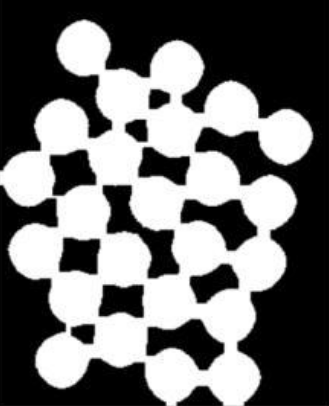
#> input picture Midterm/Q1image.png, 329 x 406 px, given in place of 1tagvideo.mp4, which was not available
$ python Detection.py
#> lines starting #> are read from the running program, lines starting #| are printed output that depends on the picture; after the words box and inside, x2 and y2 are one past the last pixel; in counts of white or black regions, pixels touching at a corner belong together; pictures that were not available may be replaced by others from this repository, and a replacement may not be noted


#Sahruday Patti

import numpy as np
import cv2
import scipy.fftpack
import matplotlib.pyplot as plt


def GaussianMask(image_gray, std_x, std_y):
    cols,rows = image_gray.shape
    center_x, center_y = rows / 2, cols / 2
    x = np.linspace(0, rows, rows)
    y = np.linspace(0, cols, cols)
    X, Y = np.meshgrid(x,y)
    mask = np.exp(-(np.square((X - center_x)/std_x) + np.square((Y - center_y)/std_y)))
    return mask


def BlurImage_FFT(image_gray):

    fft_image = scipy.fft.fft2(image_gray, axes = (0,1))
    fft_image_shifted = scipy.fft.fftshift(fft_image)
    # magnitude_spectrum_fft_image_shifted = 20*np.log(np.abs(fft_image_shifted))
    Gmask = GaussianMask(image_gray,40,40)
    fft_image_blur = fft_image_shifted * Gmask
    # [4 lines of commented-out code are left out]


    img_shifted_back = scipy.fft.ifftshift(fft_image_blur)
    img_back_blur = scipy.fft.ifft2(img_shifted_back)
    img_back_blur = np.abs(img_back_blur)
    img_blur = np.uint8(img_back_blur)

    # fx, plts = plt.subplots(2,2,figsize = (15, 10))
    # plts[0][0].imshow(image_gray, cmap = 'gray')
    # plts[0][0].set_title('Gray Image')
    # plts[0][1].imshow(magnitude_spectrum_fft_image_shifted, cmap = 'gray')
    # plts[0][1].set_title('FFT of Gray Image')
    # try:
    #     plts[1][0].imshow(magnitude_spectrum_fft_image_blur, cmap = 'gray')
    #     plts[1][0].set_title('magnitude spectrum of Blurred Gray Image')
    # except:
    #     pass
    # plts[1][1].imshow(img_back_blur, cmap = 'gray')
    # plts[1][1].set_title('Blurred Gray Image')

    return img_blur

def CircularMask(image_size, radius, high_pass = True):
    rows, cols = image_size
    center_x, center_y = int(rows / 2), int(cols / 2)
    x, y = np.ogrid[:rows, :cols]
    mask_area = (x - center_x) ** 2 + (y - center_y) ** 2 <= np.square(radius)

    if high_pass:
        mask = np.ones((rows, cols))
        mask[mask_area] = 0
    else:
        mask = np.zeros((rows, cols))
        mask[mask_area] = 1

    return mask

def Edges_using_fft(thresh):

    fft_thresh_img = scipy.fft.fft2(thresh, axes = (0,1))
    fft_thresh_img_shifted = scipy.fft.fftshift(fft_thresh_img)
    # magnitude_spectrum_fft_thresh_img_shifted = 20*np.log(np.abs(fft_thresh_img_shifted))

    Cmask = CircularMask(thresh.shape, 125, True)
    fft_edge_img = fft_thresh_img_shifted * Cmask
    # [4 lines of commented-out code are left out]


    edge_img_back_shifted = scipy.fft.ifftshift(fft_edge_img)
    img_back_edge = scipy.fft.ifft2(edge_img_back_shifted)
    img_back_edge = np.abs(img_back_edge)

    # fx, plts = plt.subplots(2,2,figsize = (15,10))
    # plts[0][0].imshow(thresh, cmap = 'gray')
    # plts[0][0].set_title('Thresholded Image')
    # plts[0][1].imshow(magnitude_spectrum_fft_thresh_img_shifted, cmap = 'gray')
    # plts[0][1].set_title('FFT of Thresholded Image')
    # try:
    #     plts[1][0].imshow(magnitude_spectrum_fft_edge_img, cmap = 'gray')
    #     plts[1][0].set_title('magnitude spectrum of Thresholded edge Image')
    # except:
    #     pass
    # plts[1][1].imshow(img_back_edge, cmap = 'gray')
    # plts[1][1].set_title('Edge image')

    return img_back_edge


def Process_image(image):
    image_gray = cv2.cvtColor(image, cv2.COLOR_BGR2GRAY)
    image_blur = BlurImage_FFT(image_gray)
    ret,thresh = cv2.threshold(image_blur, 220 ,255,cv2.THRESH_BINARY)
    image_edge = Edges_using_fft(thresh)
    return image_gray,image_blur, thresh,image_edge

def features(image_gray,image):

    # [5 lines of commented-out code are left out]

    kernel = np.ones((11,11),np.uint8)
    erosion = cv2.erode(image_gray,kernel,iterations = 1)

    dst = cv2.cornerHarris(erosion,6,7,0.05)
    dst = cv2.dilate(dst,None)
    ret, dst = cv2.threshold(dst,0.01*dst.max(),255,0)
    dst = np.uint8(dst)

# find centroids
    ret, labels, stats, centroids = cv2.connectedComponentsWithStats(dst)

# define the criteria to stop and refine the corners
    criteria = (cv2.TERM_CRITERIA_EPS + cv2.TERM_CRITERIA_MAX_ITER, 100, 0.001)
    corners = cv2.cornerSubPix(image_gray,np.float32(centroids),(5,5),(-1,-1),criteria)

    if len(corners) > 8:

        # for i in corners:   # Used in Good features to Track

        #     x, y = i.ravel()
        #     cv2.circle(image, (x, y), 3, 255, -1)
        #     cv2.putText(image, "({},{})".format(x, y), (int(x - 50), int(y - 10) - 20),
        #     cv2.FONT_HERSHEY_SIMPLEX, 0.5, (255,0,0), 1)

        x = []
        y = []

        # for i in range(0,len(corners)):   #Used in Good features to Track
        #     a = corners[i]
        #     x.append(a[0,0])
        #     y.append(a[0,1])

        for i in range(0,len(corners)):
            a = corners[i]
            x.append(int(a[0]))
            y.append(int(a[1]))

        Xmin_index = x.index(min(x))
        Xmin = x.pop(Xmin_index)
        Xmin_y = y.pop(Xmin_index)

        Xmax_index = x.index(max(x))
        Xmax = x.pop(Xmax_index)
        Xmax_y = y.pop(Xmax_index)

        Ymin_index = y.index(min(y))
        Ymin = y.pop(Ymin_index)
        Ymin_x = x.pop(Ymin_index)

        Ymax_index = y.index(max(y))
        Ymax = y.pop(Ymax_index)
        Ymax_x = x.pop(Ymax_index)


        image = cv2.line(image,(Xmin,Xmin_y),(Ymin_x,Ymin),(0,0,255),2)   #Drawing lines for outer rectangle
        image = cv2.line(image,(Xmin,Xmin_y),(Ymax_x,Ymax),(0,0,255),2)
        image = cv2.line(image,(Ymax_x,Ymax),(Xmax,Xmax_y,),(0,0,255),2)
        image = cv2.line(image,(Ymin_x,Ymin),(Xmax,Xmax_y),(0,0,255),2)

        Xmin_index = x.index(min(x))
        Xmin = x.pop(Xmin_index)
        Xmin_y = y.pop(Xmin_index)

        Xmax_index = x.index(max(x))
        Xmax = x.pop(Xmax_index)
        Xmax_y = y.pop(Xmax_index)

        Ymin_index = y.index(min(y))
        Ymin = y.pop(Ymin_index)
        Ymin_x = x.pop(Ymin_index)

        Ymax_index = y.index(max(y))
        Ymax = y.pop(Ymax_index)
        Ymax_x = x.pop(Ymax_index)


        image = cv2.line(image,(Xmin,Xmin_y),(Ymin_x,Ymin),(0,0,255),2)  #drawing lines for inner rectangle
        image = cv2.line(image,(Xmin,Xmin_y),(Ymax_x,Ymax),(0,0,255),2)
        image = cv2.line(image,(Ymax_x,Ymax),(Xmax,Xmax_y,),(0,0,255),2)
        image = cv2.line(image,(Ymin_x,Ymin),(Xmax,Xmax_y),(0,0,255),2)

        corner_points = np.array(([Ymin_x,Ymin],[Xmin,Xmin_y],[Ymax_x,Ymax],[Xmax,Xmax_y]))

        desired_tag_corner = np.array([ [0, tag_size-1], [tag_size-1, tag_size-1], [tag_size-1, 0], [0, 0]])

        return image,corner_points,desired_tag_corner

    return image,None,None


def processreftag(ref_tag_image):
    tag_size = 160
    ref_tag_image_gray = cv2.cvtColor(ref_tag_image, cv2.COLOR_BGR2GRAY)
    ref_tag_image_thresh = cv2.threshold(ref_tag_image_gray, 230 ,255,cv2.THRESH_BINARY)[1]
    ref_image_thresh_resized = cv2.resize(ref_tag_image_thresh, (tag_size, tag_size))
    grid_size = 8
    stride = int(tag_size/grid_size)
    grid = np.zeros((8,8))
    x = 0
    y = 0
    for i in range(0, grid_size, 1):
        for j in range(0, grid_size, 1):
            cell = ref_image_thresh_resized[y:y+stride, x:x+stride]
            if cell.mean() > 255//2:  #determining mean and setting the value
                grid[i][j] = 255
            x = x + stride
        x = 0
        y = y + stride
    inner_grid = grid[2:6, 2:6]
    return inner_grid

def getinfotag(inner_grid):
    count = 0
    while not inner_grid[3,3] and count<4 : #using the count value to rotate corners
        inner_grid = np.rot90(inner_grid,1)
        count+=1


    info_grid = inner_grid[1:3,1:3]
    info_grid_array = np.array((info_grid[0,0],info_grid[0,1],info_grid[1,1],info_grid[1,0]))
    tag_id = 0
    tag_id_bin = []
    for i in range(0,4):
        if(info_grid_array[i]) :
            tag_id = tag_id + 2**(i)
            tag_id_bin.append(1)
        else:
            tag_id_bin.append(0)
    tag_id_bin.reverse()
    return tag_id, tag_id_bin,count


def computeHomography(corners1, corners2):

    x = corners1[:, 0]
    y = corners1[:, 1]
    xp = corners2[:, 0]
    yp = corners2[:,1]

    nrows = 8

    A = []
    for i in range(int(nrows/2)):
        row1 = np.array([-x[i], -y[i], -1, 0, 0, 0, x[i]*xp[i], y[i]*xp[i], xp[i]])
        A.append(row1)
        row2 = np.array([0, 0, 0, -x[i], -y[i], -1, x[i]*yp[i], y[i]*yp[i], yp[i]])
        A.append(row2)

    A = np.array(A)
    U, E, VT = np.linalg.svd(A)
    V = VT.transpose()
    H_vertical = V[:, V.shape[1] - 1]
    H = H_vertical.reshape([3,3])
    H = H / H[2,2]
    return H

def warpPerspective(H,img,maxHeight,maxWidth):
    H_inv=np.linalg.inv(H)
    warped=np.zeros((maxHeight,maxWidth,3),np.uint8)
    for i in range(maxHeight):
        for j in range(maxWidth):
            f = [i,j,1]
            f = np.reshape(f,(3,1))
            x, y, z = np.matmul(H_inv,f)
            xb = np.clip(x/z,0,1919)  #corners are not detected, im clipping the values to stay inside the image
            yb = np.clip(y/z,0,1079)
            # x, y, z = np.matmul(H,f)
            warped[i][j] = img[int(yb)][int(xb)]
    return(warped)


cap = cv2.VideoCapture(r'C:\Users\sahru\OneDrive\Desktop\ENPM673 - code\Getting started - ENPM673 Spring 2021\Project1\1tagvideo.mp4')

tag_size = 160

while(True):
    ret, frame = cap.read()
#> frame is the input picture: shape (406, 329, 3); min 0, max 255, mean 111.7
    if not ret:
        print("Stream ended..")
        break
    image = frame.copy()

    image_gray,image_blur, thresh,image_edge = Process_image(image)
#> in Process_image, `ret,thresh = cv2.threshold(image_blur, 220 ,255,cv2.THRESH_BINARY)`:
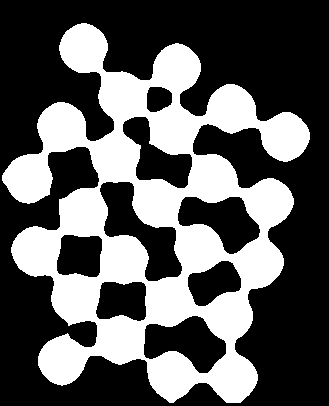
#> thresh: shape (406, 329); 36.4% white; 1 white region, box (x1, y1, x2, y2) and area: (2, 23, 310, 403) 48619
    image_edge = np.uint8(image_edge)

    frame,corner_points,desired_tag_corner = features(image_gray,image)
#> in features, `dst = cv2.cornerHarris(erosion,6,7,0.05)`:
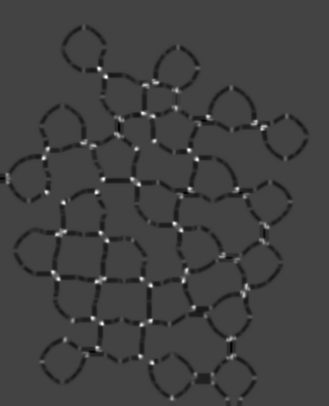
#> dst: shape (406, 329) float32; min -78.22, max 219.5, mean -2.4; drawn with min black and max white
#> in features, `ret, dst = cv2.threshold(dst,0.01*dst.max(),255,0)`:
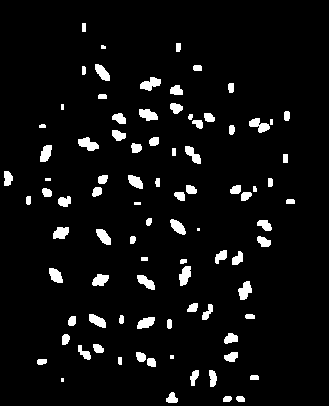
#> dst: shape (406, 329) float32; 5.4% white; 89 white regions (7 under 20 px), largest, box (x1, y1, x2, y2) and area: (140, 77, 161, 91) 178, (78, 137, 99, 151) 178, (249, 118, 270, 133) 171
#> in features, `ret, dst = cv2.threshold(dst,0.01*dst.max(),255,0)`: ret = 2.19
#> in features, `ret, labels, stats, centroids = cv2.connectedComponentsWithStats(dst)`:
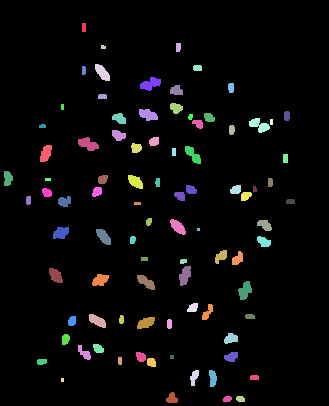
#> labels: shape (406, 329) int32; 90 distinct labels, from 0 to 89; one colour per label, 0 black
#> in features, `ret, labels, stats, centroids = cv2.connectedComponentsWithStats(dst)`: ret = 90; stats = 90 rows, first 6: [0, 0, 329, 406, 126353], [82, 23, 4, 9, 36], [176, 43, 5, 9, 43], [101, 45, 5, 4, 18], [95, 64, 15, 17, 154], [193, 65, 9, 6, 51]; centroids = 90 pairs, first value 7.42 to 290, second value 27 to 398.6
#> in features, `corners = cv2.cornerSubPix(image_gray,np.float32(centroids),(5,5),(-1,..`: corners = 90 pairs, first value 7.42 to 290, second value 27 to 402.3
#> the loop in features, `for i in range(0,len(corners)):` made 90 passes
#> a on passes 1 to 12: [164.5, 201.4], [83.5, 27], [177.9, 46.84], [102.8, 46.67], [105, 68.98], [197.1, 67.55], [83.41, 70], [150.1, 83.47], [230.6, 87.31], [176, 90.08], [102, 96.09], [175.7, 107.6]
#> after the loop in features, `for i in range(0,len(corners)):`: x = 90 values, max 290 at index 46, min 7 at index 31, mean 158.2; y = 90 values, max 402 at index 87, min 27 at index 1, mean 219.6
#> in features, `Xmin_index = x.index(min(x))`: Xmin_index = 31
#> in features, `Xmin = x.pop(Xmin_index)`: Xmin = 7
#> in features, `Xmin_y = y.pop(Xmin_index)`: Xmin_y = 178
#> in features, `Xmax_index = x.index(max(x))`: Xmax_index = 45
#> in features, `Xmax = x.pop(Xmax_index)`: Xmax = 290
#> in features, `Xmax_y = y.pop(Xmax_index)`: Xmax_y = 201
#> in features, `Ymin_index = y.index(min(y))`: Ymin_index = 1
#> in features, `Ymin = y.pop(Ymin_index)`: Ymin = 27
#> in features, `Ymin_x = x.pop(Ymin_index)`: Ymin_x = 83
#> in features, `Ymax_index = y.index(max(y))`: Ymax_index = 84
#> in features, `Ymax = y.pop(Ymax_index)`: Ymax = 402
#> in features, `Ymax_x = x.pop(Ymax_index)`: Ymax_x = 176
#> in features, `Xmin_index = x.index(min(x))`: Xmin_index = 42
#> in features, `Xmin = x.pop(Xmin_index)`: Xmin = 28
#> in features, `Xmin_y = y.pop(Xmin_index)`: Xmin_y = 199
#> in features, `Xmax_index = x.index(max(x))`: Xmax_index = 13
#> in features, `Xmax = x.pop(Xmax_index)`: Xmax = 286
#> in features, `Xmax_y = y.pop(Xmax_index)`: Xmax_y = 115
#> in features, `Ymin = y.pop(Ymin_index)`: Ymin = 46
#> in features, `Ymin_x = x.pop(Ymin_index)`: Ymin_x = 177
#> in features, `Ymax_index = y.index(max(y))`: Ymax_index = 81
#> in features, `Ymax_x = x.pop(Ymax_index)`: Ymax_x = 222
#> in features, `image = cv2.line(image,(Ymin_x,Ymin),(Xmax,Xmax_y),(0,0,255),2)`:
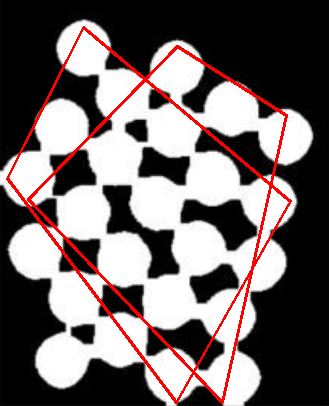
#> image: shape (406, 329, 3); mean B, G, R 104.9, 104.9, 115.4
#> in features, `corner_points = np.array(([Ymin_x,Ymin],[Xmin,Xmin_y],[Ymax_x,Ymax],[X..`: corner_points = [[177, 46], [28, 199], [222, 402], [286, 115]]
#> corner_points = [[177, 46], [28, 199], [222, 402], [286, 115]]; desired_tag_corner = [[0, 159], [159, 159], [159, 0], [0, 0]]


    if corner_points is not None:

        H = computeHomography( np.float32(corner_points),np.float32(desired_tag_corner))
#> in computeHomography, `x = corners1[:, 0]`: x = [177, 28, 222, 286]
#> in computeHomography, `y = corners1[:, 1]`: y = [46, 199, 402, 115]
#> in computeHomography, `xp = corners2[:, 0]`: xp = [0, 159, 159, 0]
#> in computeHomography, `yp = corners2[:,1]`: yp = [159, 159, 0, 0]
#> the loop in computeHomography, `for i in range(int(nrows/2)):` made 4 passes
#> (row1, row2) on passes 1 to 4: ([-177, -46, -1, 0, 0, 0, 0, 0, 0], [0, 0, 0, -177, -46, -1, 28143, 7314, 159]), ([-28, -199, -1, 0, 0, 0, 4452, 31641, 159], [0, 0, 0, -28, -199, -1, 4452, 31641, 159]), ([-222, -402, -1, 0, 0, 0, 35298, 63918, 159], [0, 0, 0, -222, -402, -1, 0, 0, 0]), ([-286, -115, -1, 0, 0, 0, 0, 0, 0], [0, 0, 0, -286, -115, -1, 0, 0, 0])
#> after the loop in computeHomography, `for i in range(int(nrows/2)):`: A = 8 items
#> in computeHomography, `U, E, VT = np.linalg.svd(A)`: E = [86740.6, 26368.9, 572.4, 387.5, 192.8, 151.8, 93.6, 0.426]
#> in computeHomography, `H_vertical = V[:, V.shape[1] - 1]`: H_vertical = [-0.00193, 0.00304, 0.201, -0.00314, -0.000701, 0.98, -3.78e-06, 1.12e-05, 0.00261]
#> in computeHomography, `H = H_vertical.reshape([3,3])`: H = [[-0.00193, 0.00304, 0.201], [-0.00314, -0.000701, 0.98], [-3.78e-06, 1.12e-05, 0.00261]]
#> in computeHomography, `H = H / H[2,2]`: H = [[-0.736, 1.16, 76.83], [-1.2, -0.268, 374.7], [-0.00145, 0.00427, 1]]

        tag = warpPerspective( H, image,tag_size, tag_size)
#> in warpPerspective, `H_inv=np.linalg.inv(H)`: H_inv = [[-1.09, -0.485, 265.3], [0.384, -0.363, 106.7], [-0.00321, 0.000851, 0.928]]
#> after the loop in warpPerspective, `for i in range(maxHeight):`:
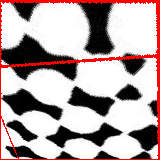
#> warped: shape (160, 160, 3); mean B, G, R 163.2, 163.2, 181

        tag = cv2.cvtColor(np.uint8(tag), cv2.COLOR_BGR2GRAY)
        ret,tag = cv2.threshold(np.uint8(tag), 230 ,255,cv2.THRESH_BINARY)
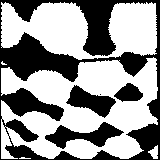
#> tag: shape (160, 160); 59.1% white; 5 black regions (1 under 20 px), largest, box (x1, y1, x2, y2) and area: (0, 0, 160, 160) 8392, (45, 122, 124, 149) 935, (66, 85, 116, 118) 790, (114, 83, 143, 102) 351
        tag = cv2.cvtColor(tag,cv2.COLOR_GRAY2RGB)
        inner_grid = processreftag(tag)
#> after the loop in processreftag, `for i in range(0, grid_size, 1):`: y = 160
#> in processreftag, `inner_grid = grid[2:6, 2:6]`: inner_grid = [[255, 255, 0, 0], [0, 0, 255, 255], [255, 255, 255, 255], [0, 255, 0, 255]]
        tag_id, tag_id_bin,count = getinfotag(inner_grid)
#> after the loop in getinfotag, `while not inner_grid[3,3] and count<4 :`: count = 0
#> in getinfotag, `info_grid = inner_grid[1:3,1:3]`: info_grid = [[0, 255], [255, 255]]
#> in getinfotag, `info_grid_array = np.array((info_grid[0,0],info_grid[0,1],info_grid[1,..`: info_grid_array = [0, 255, 255, 255]
#> after the loop in getinfotag, `for i in range(0,4):`: tag_id = 14; tag_id_bin = [0, 1, 1, 1]
#> tag_id = 14; tag_id_bin = [1, 1, 1, 0]; count = 0
        print(tag_id, tag_id_bin)
#| 14 [1, 1, 1, 0]

        for i in range(count):
            tag = np.rot90(tag)

        try:
            cv2.imshow('frame',tag)
        except:
            pass

        if cv2.waitKey(1) & 0xFF == ord('d'):
#> (key Esc is pressed here)
            break

cap.release()
cv2.destroyAllWindows()


# [43 lines of commented-out code are left out]
